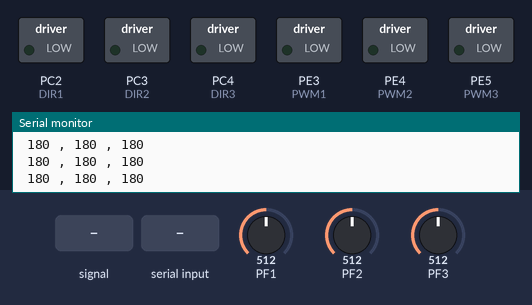
The program below on a simulated ATmega128, built with avr-gcc and emulated at 8 MHz. Parts: switched loads named in the program (green lamp = pin HIGH), the last lines printed to the serial monitor. Dashed ring = blinking. The inputs (shaded band) are chosen by the test bench; at power-on: PF1 = 512, PF2 = 512, PF3 = 512.

Above: at 1.2 s.
1.3 s: PF2 fed a 2 Hz sine of ±306 counts around its level
At 4.1 s:
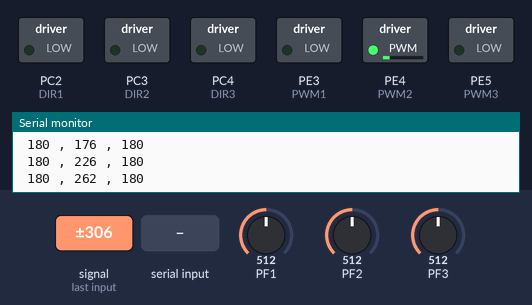
4.3 s: "90,45,200\n" received over Serial
At 5.5 s:
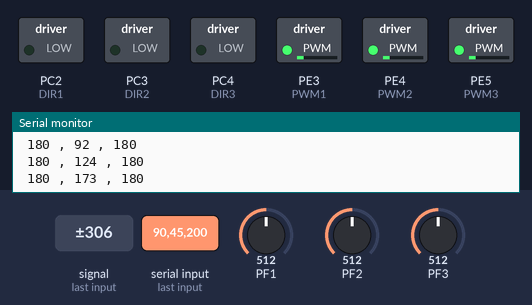
5.8 s: PF1 set to 30
At 7.0 s:
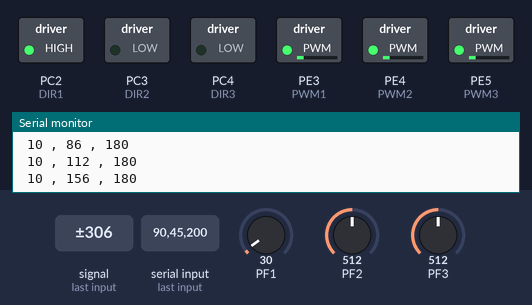
7.3 s: PF2 set to 30
At 7.9 s:
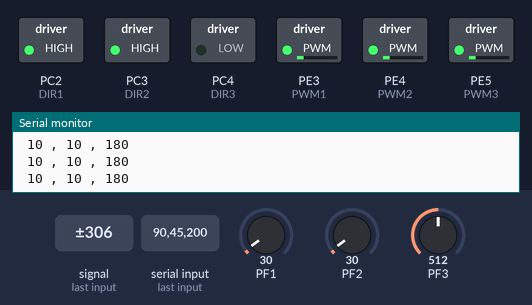
Timing chart, 0 to 9.9 s (numbered marks = the images above; inputs shaded):
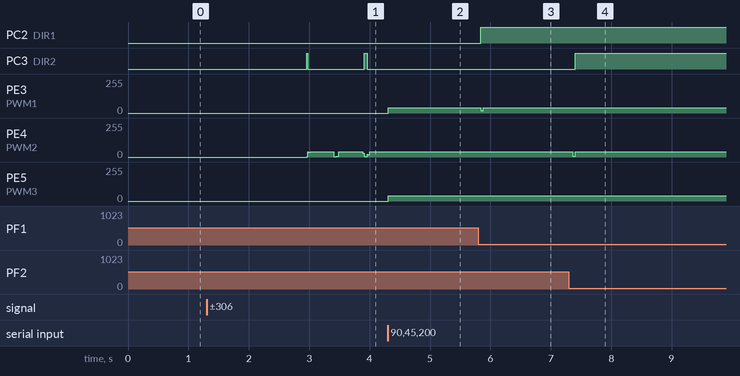

Measured:
- after the input at 1.3 s, PC3 (DIR2): alternates HIGH for 0.03 s and LOW for 0.94 s, starting after 1.7 s
- after the input at 4.3 s, PC3 (DIR2): stops changing and stays LOW; PE3 (PWM1), PE5 (PWM3): 0/255 → 41/255 at once; PE4 (PWM2): stops changing and stays 41/255
- after the input at 5.8 s, PC2 (DIR1): LOW → HIGH at once; PE3 (PWM1): 41/255 → 22/255 at once, → 17/255 0.01 s later, → 41/255 0.03 s later
- after the input at 7.3 s, PC3 (DIR2): LOW → HIGH after 0.11 s; PE4 (PWM2): 41/255 → 7/255 after 0.07 s, → 5/255 0.01 s later, → 41/255 0.03 s later

The program:

main.c
```c
/*
 * Motor_positionControl_128.c
 *
 * Created: 6/20/2018 12:16:07 AM
 * Author : moham
 */

#ifdef F_CPU
#undef F_CPU
#define F_CPU 8000000UL
#endif

#ifndef F_CPU
#define F_CPU 8000000UL
#endif

#include <avr/io.h>
#include <util/atomic.h>
#include "util/delay.h"
#include <avr/interrupt.h>
#include "Timers.h"
#include "motorController.h"
#include "ADC.h"
#include "USART_128.h"
#include "data_types.h"
#include "pid.h"


#define loopTIME						10000	//10ms
#define Hz								100
#define CHANNEL_NUM						 0

PID_t position_pid[3] ={0};

float dt = 0;

float filter[2]={0};
float filter2[2]={0};
float filter3[2]={0};

uint32_t ADC_accu[3] = {0} ;
float       Angle[3] = {0} ;
int       PWMDuty[3] = {0} ;
uint16_t  counter[3] = {0} ;
float    setPoint[3] = {0};
uint8_t  UarTemp=0 ;

char buffer[20];

void LPfilter(float rawDATA, float *filteredARRAY, float LPFgain);
float calc_Angle(float ADC_value);
void receiveAngles(char *str,float *receivedSetPoints);
void cleanArr(char* StringPtr);


int main(void)
{
	float kp=  5  ;    float kp2=  5  ;	 float  kp3 =  5  ;
	float ki = 0.0  ;  float ki2 = 0.0  ; float ki3 = 0.0  ;
	float kd = 0.031 ; float kd2 = 0.031 ;float kd3 = 0.031 ;

	init_loop_timer() ;
	int_PWM_timers() ;
	init_MotorController();
	ADC_init();
	USART_init(0);
	sei(); // Enable Global interrupts

	pid_init(&position_pid[0],kp,ki,kd);
	pid_set(&position_pid[0] ,setPoint[0]);

	pid_init(&position_pid[1],kp2,ki2,kd2);
	pid_set(&position_pid[1] ,setPoint[1]);

	pid_init(&position_pid[2],kp3,ki3,kd3);
	pid_set(&position_pid[2],setPoint[2]);
	_delay_ms(2000);

	setPoint[0]=  Angle[0];
	setPoint[1]=  Angle[1];
	setPoint[2]=  Angle[2];
	while (1)
	{

		if (TCNT1>=loopTIME)
		{
			dt = (float)TCNT1/1000000;
			TCNT1 = 0;

			PWMDuty[0] =pid_calculate(&position_pid[0],(int)Angle[0]-setPoint[0],dt);
			PWMDuty[1] =pid_calculate(&position_pid[1],(int)Angle[1]-setPoint[1],dt);
			PWMDuty[2] =pid_calculate(&position_pid[2],(int)Angle[2]-setPoint[2],dt);
			driveMotor(PWMDuty[0],PWMDuty[1],PWMDuty[2]);

			pid_set(&position_pid[0] ,0);
			pid_set(&position_pid[1], 0);
			pid_set(&position_pid[2] ,0);
		}
	}
}


void LPfilter(float rawDATA, float *filteredARRAY, float LPFgain)
{
	filteredARRAY[0] = rawDATA*LPFgain + filteredARRAY[1]*(1-LPFgain);
	filteredARRAY[1] = filteredARRAY[0];
}

float calc_Angle(float ADC_value)
{
	float Angle = 0;
	Angle = 360 * ADC_value / 1024;
	return Angle;
}

void receiveAngles(char *str,float *receivedSetPoints)
{
	uint8_t i =0 ;
	char counter = 0 ;
	char strSetPoint[5]= {'\0'} ;
	char strSetPoint2[5]={'\0'} ;
	char strSetPoint3[5]={'\0'} ;
	float receivedAngles[3]={0} ;

	while (*str !=0x00)
	{
		if (*str != ',')
		{
			switch(counter)
			{
				case 0:
				strSetPoint[i]=*str;
				break ;
				case 1:
				strSetPoint2[i]=*str;
				break ;
				case 2:
				strSetPoint3[i]=*str;
				break ;
			}
			i++;
		}
		else
		{
			counter++;
			i=0 ;
		}
		str++ ;
	}
/*
	USART_Transmit_string(strSetPoint,0);	USART_Transmit_string("  ,  ",0) ;
	USART_Transmit_string(strSetPoint,0);   USART_Transmit_string("  ,  ",0) ;
	USART_Transmit_string(strSetPoint,0);   USART_Transmit_string("\r\n",0) ;*/

	receivedAngles[0] = atoi(strSetPoint) ;
	receivedAngles[1] = atoi(strSetPoint2) ;
	receivedAngles[2] = atoi(strSetPoint3) ;

	receivedSetPoints[0] = constrain(receivedAngles[0],0,90);
	receivedSetPoints[1] = constrain(receivedAngles[1],0,90);
	receivedSetPoints[2] = constrain(receivedAngles[2],0,90);
}

void cleanArr(char* StringPtr)
{
	while(*StringPtr != 0x00)
	{
		*StringPtr=0x00 ;
		StringPtr++;
	}
}

ISR(USART0_RX_vect)
{
	ATOMIC_BLOCK(ATOMIC_RESTORESTATE)
	{
		UarTemp=UDR0 ;
		static uint8_t i=0;
		if(UarTemp == 10)
		{

			receiveAngles(buffer,setPoint);
			i=0 ;
			cleanArr(buffer);
		}
		else
		{
			buffer[i]=UarTemp ;
			i++ ;
		}
	}
}


ISR(ADC_vect)
{
	uint8_t LMB = ADCL;
	uint16_t ADCvalue = ADCH <<8 | LMB;

	switch(ADMUX)
	{
		case 0b01000000:
		ADMUX = 0b01000001;
		break;

		case 0b01000001:
		ADC_accu[0] +=ADCvalue ;
		counter[0]++ ;
		//USART_Transmit_int(ADCvalue,0)    ; USART_Transmit_string("   ,  ",0) ;
		ADMUX = 0b01000010;
		break;

		case 0b01000010:
		ADC_accu[1] +=ADCvalue ;
		counter[1]++ ;
		//USART_Transmit_int(ADCvalue,0)    ; USART_Transmit_string("   ,  ",0) ;
		ADMUX = 0b01000011;
		break;

		case 0b01000011:
		ADC_accu[2] +=ADCvalue ;
		counter[2]++ ;
		//USART_Transmit_int(ADCvalue,0)    ; USART_Transmit_string("\r\n",0) ;
		ADMUX = 0b01000001;
		break;
	}

	if (counter[0]>= 100)
	{
		ADC_accu[0] = (ADC_accu[0])/(counter[0]) ;
		LPfilter(ADC_accu[0],filter,0.65) ;
		Angle[0] = calc_Angle(filter[0]) ;

		ADC_accu[1] = (ADC_accu[1])/(counter[1]) ;
		LPfilter(ADC_accu[1],filter2,0.65) ;
		Angle[1] = calc_Angle(filter2[0]) ;

		ADC_accu[2] = (ADC_accu[2])/(counter[2]) ;
		LPfilter(ADC_accu[2],filter3,0.65) ;
		Angle[2] = calc_Angle(filter3[0]) ;

		/*USART_Transmit_int(setPoint[0],0);   USART_Transmit_string("   ,  ",0) ;
		USART_Transmit_int(setPoint[1],0);	 USART_Transmit_string("  , ",0) ;
		USART_Transmit_int(setPoint[2],0);   USART_Transmit_string("\r\n",0) ;*/

		/*USART_Transmit_int(filter[0],0)   ; USART_Transmit_string(" , ",0) ;
		USART_Transmit_int(filter2[0],0)  ; USART_Transmit_string(" , ",0) ;
		USART_Transmit_int(filter3[0],0)  ; USART_Transmit_string("----",0) ;*/

		USART_Transmit_int(Angle[0],0)    ; USART_Transmit_string(" , ",0) ;
		USART_Transmit_int(Angle[1],0)    ; USART_Transmit_string(" , ",0) ;
		//USART_Transmit_int(Angle[2],0)    ; USART_Transmit_string("----",0) ;
		USART_Transmit_int(Angle[2],0)    ; USART_Transmit_string(" \r\n ",0) ;

		/*USART_Transmit_int(PWMDuty[0],0)  ; USART_Transmit_string(" , ",0) ;
		USART_Transmit_int(PWMDuty[1],0)  ; USART_Transmit_string(" , ",0) ;
		USART_Transmit_int(PWMDuty[2],0)  ; USART_Transmit_string("\r\n",0) ;*/

		for (uint8_t i=0 ;i<3;i++)
		{
			ADC_accu[i] = 0;
			counter[i] = 0 ;
		}

	}
	ADC_startConversion();
}
```

ADC.c
```c
/*
 * ADC.c
 *
 * Created: 3/30/2018 1:46:15 PM
 *  Author: moham
 */

#include "ADC.h"
#include <avr/io.h>

void ADC_init(void)
{
	ADCSRA |= 1<<ADPS2 | 1<<ADPS1; //64 prescalar
	ADMUX |= 1<<REFS0;
	ADCSRA |= 1<<ADIE;
	ADCSRA |= 1<<ADEN;
	ADCSRA |= 1<<ADSC;				//Start ADC
	//ADCSRA |=(1<<ADEN) | (1<<ADPS0) ;
}

uint16_t ADC_read(uint8_t channel_num)
{
	/*channel_num = channel_num>>5 ;	// get the first 3 bits
	ADMUX &= 0xE0 ;					//clear first 5 bits in the ADMUX*/
	channel_num &= 0x07; /* channel number must be from 0 --> 7 */
	ADMUX &= 0xE0; /* clear first 5 bits in the ADMUX (channel number MUX4:0 bits) before set the required channel */
	ADMUX = ADMUX | channel_num ;
	/*ADCSRA |=(1<<ADSC) ;  //start conversion
	(GET_BIT(ADCSRA,ADIF));
	SET_BIT(ADCSRA,ADIF);*/
	//SET_BIT(SFIOR,ADTS1);

	return ADCW ;
}

void ADC_startConversion(void)
{
	ADCSRA |=(1<<ADSC) ;
}
```

ADC.h
```c
/*
 * ADC.h
 *
 * Created: 3/30/2018 1:46:35 PM
 *  Author: moham
 */


#ifndef ADC_H_
#define ADC_H_

#include "bit_fiddling.h"
#include <avr/io.h>

void ADC_init(void);
uint16_t ADC_read(uint8_t channel_num);
void ADC_startConversion(void);


#endif /* ADC_H_ */
```

Timers.c
```c
/*
 * Timers.c
 *
 * Created: 3/29/2018 3:26:42 PM
 *  Author: moham
 */
#include "avr/io.h"
#include "Timers.h"

//------TIMER for main loop timing--------------
//with prescale 8
//At 8MHz 0.01s = 10 000 unit
void init_loop_timer(void)
{
	TCCR1A=0X00;
	TCCR1B |=1<<CS11;
	TCCR1C =0x00;
}

//--------------TIMER for PWM-------------------
// fpwm = (F_CPU)/(prescalar*(1+TOP)) ;
//PIN 0C0-OC2 inverted FAST PWM with prescale 8. This means a ~3.9kHz signal to the motor controller.
//PIN 0C0-OC2 inverted FAST PWM with prescale 1. This means a ~31.25kHz signal to the motor controller.

void int_PWM_timers(void)
{
	/*TCCR2 |=1<<WGM21 | 1<<WGM20 | 1<<COM21 | 1<<CS20;
	TCCR0 |=1<<WGM01 | 1<<WGM00 | 1<<COM01 | 1<<CS00;
	OCR2 = 0; OCR0 = 0;*/
	TCCR3A |= (1<<COM3A1)|(1<<COM3B1)|(1<<COM3C1)|(1<<WGM31);        //NON Inverted PWM
	TCCR3B |= (1<<WGM33)|(1<<WGM32)|(1<<CS30);
	ICR3 =250 ;
	DDRE|=(1<<PINE3)|(1<<PINE4)|(1<<PINE3);   //PWM Pins as Out
	OCR3C = 0;
	OCR3B = 0;
	OCR3A = 0;

}
```

Timers.h
```c
/*
 * Timers.h
 *
 * Created: 3/29/2018 3:27:43 PM
 *  Author: moham
 */


#ifndef TIMERS_H_
#define TIMERS_H_

void init_loop_timer(void) ;
void int_PWM_timers(void) ;


#endif /* TIMERS_H_ */
```

USART_128.h
```c
/*
 * USART_128.h
 *
 * Created: 6/18/2018 3:49:36 PM
 *  Author: moham
 */


#ifndef USART_128_H_
#define USART_128_H_


#include <avr/io.h>
#include <stdlib.h>
/*Formula 151 Page of the datasheet*/

#define UART_BAUD_0		115200
#define UART_BAUD_1		115200

#define FOSC 8000000// Clock Speed
#define BAUD 28800
#define MYUBRR FOSC/16/BAUD-1

void USART_init(uint8_t portChannel);
void USART_Transmit(unsigned char data,uint8_t portChannel);
void USART_Transmit_float(float USART_data,uint8_t portChannel);
unsigned char USART_Receive(uint8_t portChannel);
void USART_Transmit_string(char* StringPtr,uint8_t portChannel);

void USART_init(uint8_t portChannel)
{
	unsigned int ubrr = MYUBRR ;
	if (portChannel==0)
	{
		/* Set baud rate */
		UBRR0H = (unsigned char)(ubrr>>8);
		UBRR0L = (unsigned char)ubrr;
		/* Enable receiver and transmitter */
		UCSR0B = (1<<RXEN0)|(1<<TXEN0)|(1<<RXCIE);// enable receive interrupt;
		/* Set frame format: 8data, 2stop bit */
		UCSR0C |=(3<<UCSZ00);
	}
	else
	{
		/* Set baud rate */
		UBRR1H = (unsigned char)(ubrr>>8);
		UBRR1L = (unsigned char)ubrr;
		/* Enable receiver and transmitter */
		UCSR1B = (1<<RXEN1)|(1<<TXEN1);
		/* Set frame format: 8data, 2stop bit */
		UCSR1C |=(3<<UCSZ10);
	}
}

void USART_Transmit( unsigned char data,uint8_t portChannel )	//155. Datasheet
{
	if (portChannel==0)
	{
		/* Wait for empty transmit buffer */
		while ( !( UCSR0A & (1<<UDRE0)) )
		;
		/* Put data into buffer, sends the data */
		UDR0 = data;
	}
	else
	{
		/* Wait for empty transmit buffer */
		while ( !( UCSR1A & (1<<UDRE1)) )
		;
		/* Put data into buffer, sends the data */
		UDR1 = data;
	}
}

unsigned char USART_Receive( uint8_t portChannel )			//258. Datasheet
{
	if (portChannel==0)
	{
		/* Wait for data to be received */
		while ( !(UCSR0A & (1<<RXC0)) )
		;
		/* Get and return received data from buffer */
		return UDR0;
	}
	else
	{
		/* Wait for data to be received */
		while ( !(UCSR1A & (1<<RXC1)) )
		;
		/* Get and return received data from buffer */
		return UDR1;
	}

}

void USART_Transmit_float(float USART_data,uint8_t portChannel)	//End line 0x0A
{
	uint8_t i=0;
	char CSV_data[10];

	dtostrf(USART_data,7,2,CSV_data);
	while (CSV_data[i]!=0)
	{
		USART_Transmit(CSV_data[i],portChannel);
		i++;
	}
}

void USART_Transmit_int(int int_to_string,uint8_t portChannel)	//End line 0x0A
{
	uint8_t Ns=10;
	uint8_t i=0;
	char string_to_USART[10];

	itoa(int_to_string,string_to_USART,Ns);
	while (string_to_USART[i]!=0)
	{
		USART_Transmit(string_to_USART[i], portChannel);
		i++;
	}
}

void USART_Transmit_string(char* StringPtr,uint8_t portChannel)
{
	while(*StringPtr != 0x00)
	{
		USART_Transmit(*StringPtr,portChannel);
		StringPtr++;
	}
}


#endif /* USART_128_H_ */
```

bit_fiddling.h
```c
/*
 * bit_fiddling.h
 *
 * Created: 3/16/2018 7:09:03 PM
 *  Author: moham
 */


#ifndef BIT_FIDDLING_H_
#define BIT_FIDDLING_H_

#define SET_BIT(port,bit_no)			port|=(1<<bit_no)
#define CLEAR_BIT(port,bit_no)			port&=~(1<<bit_no)
#define TOGGLE_BIT(port,bit_no)			port^=(1<<bit_no)
#define GET_BIT(port,bit_no)			(port >> bit_no) & 1
#define CHANGE_BIT(port,bit_no,dir)		port ^= (-dir ^ port) & (1 << bit_no);

#endif /* BIT_FIDDLING_H_ */
```

data_types.h
```c
/*
 * data_tyoes.h
 *
 * Created: 4/1/2018 10:32:28 AM
 *  Author: moham
 */


#ifndef DATA_TYOES_H_
#define DATA_TYOES_H_


/** \ingroup avr_stdint
    8-bit signed type. */

typedef signed char int8_t;

/** \ingroup avr_stdint
    8-bit unsigned type. */

typedef unsigned char uint8_t;

/** \ingroup avr_stdint
    16-bit signed type. */

typedef signed int int16_t;

/** \ingroup avr_stdint
    16-bit unsigned type. */

typedef unsigned int uint16_t;

/** \ingroup avr_stdint
    32-bit signed type. */

typedef signed long int int32_t;

/** \ingroup avr_stdint
    32-bit unsigned type. */

typedef unsigned long int uint32_t;

/** \ingroup avr_stdint
    64-bit signed type.
    \note This type is not available when the compiler
    option -mint8 is in effect. */

typedef signed long long int int64_t;

/** \ingroup avr_stdint
    64-bit unsigned type.
    \note This type is not available when the compiler
    option -mint8 is in effect. */

typedef unsigned long long int uint64_t;


#endif /* DATA_TYOES_H_ */
```

motorController.h
```c
/*
 * IncFile1.h
 *
 * Created: 2014.07.03. 9:43:48
 *  Author: F
 */
/************************************************************************/
/*
 ATMEGA128				  L298 (motor drive)
|-------------|			  |-----------|
|		 PC3  |___________| DIR1	  |
|		 PC4  |___________| DIR2      |
|		 PC5  |___________|	DIR3	  |
|			  |			  |			  |
|       PE3   |___________| PWM1	  |
|       PE4   |___________| PWM2      |
|       PE5	  |___________|	PWM3      |
|	  		  |			  |	  		  |
|-------------|			  |-----------|
                                                     */
/************************************************************************/
#ifndef MOTORCONTROLLER_H_
#define MOTORCONTROLLER_H_

//#include "lowPassFilter.h"
#include <stdlib.h>

#define constrain(amt,low,high) ((amt)<(low)?(low):((amt)>(high)?(high):(amt)))

#define Motor_controll_DDR	DDRC
#define Motor_controll_PORT	PORTC
#define Motor_controll_PIN	PINC


//#define STBY				PC4		//Standby
#define DIR1				PC2		//logic input Motor A
#define DIR2				PC3		//logic input Motor B
#define DIR3				PC4		//logic input Motor C

#define PWM1				PE3		//connected to ENA in L298
#define PWM2				PE4		//connected to ENB in L298
#define PWM3				PE5

#define PWMA_DDR			DDRE
#define PWMB_DDR			DDRE
#define PWMC_DDR			DDRE

#define CONSTRAIN			40

//#define PWM_LPF_GAIN		MOTOR_PWM_LPF_GAIN

void driveMotor(int motorA,int motorB,int motorC);
void init_MotorController(void);


void driveMotor(int motorA,int motorB,int motorC)
{
	if (motorA>0)
	{
		//positive direction
		Motor_controll_PORT |= 1<<DIR1;
		OCR3A = constrain(motorA,0,CONSTRAIN);
	}
	//If the PWM value is negative then turn the rotate to the opposite direction and use abs(PWM value)
	else if (motorA<=0)
	{
		//negative direction
		Motor_controll_PORT &= ~(1<<DIR1);
		OCR3A = constrain(abs(motorA),0,CONSTRAIN);
 	}
	if (motorB>0)
	{
		//positive direction
		Motor_controll_PORT |= 1<<DIR2;
		OCR3B = constrain(motorB,0,CONSTRAIN);
	}
// 	//If the PWM value is negative then turn the rotate to the opposite direction and use abs(PWM value)
 	else if (motorB<=0)
	{
		//negative direction
		Motor_controll_PORT &= ~(1<<DIR2);
		OCR3B = constrain(abs(motorB),0,CONSTRAIN);
	}
	if (motorC>0)
	{
		//positive direction
		Motor_controll_PORT |= 1<<DIR3;
		OCR3C = constrain(motorC,0,CONSTRAIN);
	}
	//If the PWM value is negative then turn the rotate to the opposite direction and use abs(PWM value)
	else if (motorC<=0)
	{
		//negative direction
		Motor_controll_PORT &= ~(1<<DIR3);
		OCR3C = constrain(abs(motorC),0,CONSTRAIN);
	}
}

void init_MotorController(void)
{
	PWMA_DDR |= 1<<PWM1;
	PWMB_DDR |= 1<<PWM2;
	PWMC_DDR |= 1<<PWM3;
	Motor_controll_DDR |= 1<<DIR1 | 1<<DIR2 | 1<<DIR3 ;
}


#endif /* INCFILE1_H_ */
```

pid.c
```c
#include <stdio.h>
#include "pid.h"

#ifndef ABS
#define ABS(a)	   (((a) < 0) ? -(a) : (a))
#endif

#define WINDUP_ON(_pid)         (_pid->features & PID_ENABLE_WINDUP)
#define DEBUG_ON(_pid)          (_pid->features & PID_DEBUG)
#define SAT_MIN_ON(_pid)        (_pid->features & PID_OUTPUT_SAT_MIN)
#define SAT_MAX_ON(_pid)        (_pid->features & PID_OUTPUT_SAT_MAX)
#define HIST_ON(_pid)           (_pid->features & PID_INPUT_HIST)

void pid_enable_feature(PID_t *pid, unsigned int feature, float value)
{
    pid->features |= feature;

    switch (feature) {
        case PID_ENABLE_WINDUP:
            /* integral windup is in absolute output units, so scale to input units */
            pid->intmax = ABS(value / pid->ki);
            break;
        case PID_DEBUG:
            break;
        case PID_OUTPUT_SAT_MIN:
            pid->sat_min = value;
            break;
        case PID_OUTPUT_SAT_MAX:
            pid->sat_max = value;
            break;
        case PID_INPUT_HIST:
            break;
    }
}

/**
 *
 * @param pid
 * @param kp
 * @param ki
 * @param kd
 */
void pid_init(PID_t *pid, float kp, float ki, float kd)
{
	pid->kp = kp;
	pid->ki = ki;
	pid->kd = kd;

	pid->sp = 0;
	pid->error_previous = 0;
	pid->integral = 0;

    pid->features = 0;

}

void pid_set(PID_t *pid, float sp)
{
	pid->sp = sp;
	pid->error_previous = 0;
	pid->integral = 0;
}

/**
 *
 * @param pid
 * @param val
 * @param dt
 * @return
 */
float pid_calculate(PID_t *pid, float val, float dt)
{
	float i,d, error, total;

	error = pid->sp - val;
	i = pid->integral + (error * dt);
	d = (val - pid->error_previous) / dt; //error

    total = (error * pid->kp) + (i * pid->ki) + (d * pid->kd);

    if ( WINDUP_ON(pid) ) {
        if ( i < 0 )
            i = ( i < -pid->intmax ? -pid->intmax : i );
        else
   		    i = ( i < pid->intmax ? i : pid->intmax );
    }
    pid->integral = i;

    if ( SAT_MIN_ON(pid) && (total < pid->sat_min) )
        return pid->sat_min;
    if ( SAT_MAX_ON(pid) && (total > pid->sat_max) )
        return pid->sat_max;

	pid->error_previous = error;
	return total;
}

void pid_update(PID_t *pid,float kp ,float ki, float kd,float sp)
{
	// function for manual tuning

	pid->kp = kp;
	pid->ki = ki;
	pid->kd = kd;
	pid->sp = sp;
}
```

pid.h
```c
#ifndef PID_H_
#define PID_H_


typedef struct {
		float kp;
		float ki;
		float kd;

		float sp;
		float integral;
		float error_previous;

        unsigned int features;
		float intmax;
        float sat_max;
        float sat_min;
} PID_t;

typedef enum {
    PID_ENABLE_WINDUP   =   (1<<0),
    PID_DEBUG           =   (1<<1),
    PID_OUTPUT_SAT_MIN  =   (1<<2),
    PID_OUTPUT_SAT_MAX  =   (1<<3),
    PID_INPUT_HIST      =   (1<<4)
} PIDFeatures_t;

void    pid_init(PID_t *pid,float kp,  float ki, float kd);
void    pid_enable_feature(PID_t *pid,unsigned intfeature,float value);
void    pid_set(PID_t *pid, float sp);
float   pid_calculate(PID_t *pid,float val, float dt);
void	pid_update(PID_t *pid,float kp ,float ki, float kd,float sp );


#endif /* PID_H_ */
```
